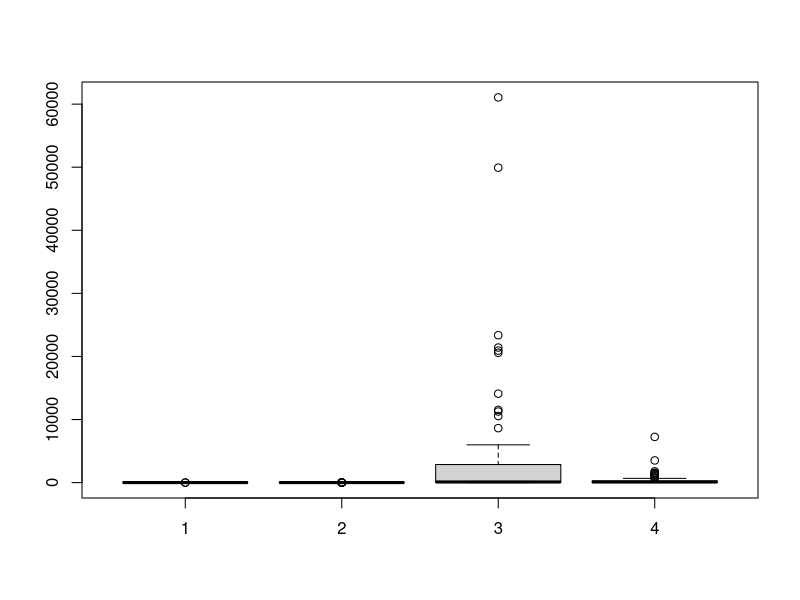

The R script that drew this image:
# Compare and analyze the ranges of features (b,c,d,e) using BoxPlots. Plot all boxplots on same graph using R.

mydata <- read.csv("SrBachchan_tweets.csv", header = TRUE)

png(file="boxplot.png")
boxplot(mydata$hashtag_count, mydata$mention_count, mydata$likes_count, mydata$retweet_count)
dev.off()
